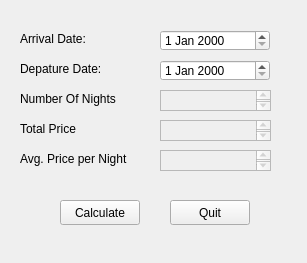
<?xml version="1.0" encoding="UTF-8"?>
<ui version="4.0">
 <class>ProcessLunchOrders</class>
 <widget class="QWidget" name="ProcessLunchOrders">
  <property name="geometry">
   <rect>
    <x>0</x>
    <y>0</y>
    <width>307</width>
    <height>263</height>
   </rect>
  </property>
  <property name="windowTitle">
   <string>ProcessLunchOrders</string>
  </property>
  <widget class="QPushButton" name="calculateButton">
   <property name="geometry">
    <rect>
     <x>60</x>
     <y>200</y>
     <width>80</width>
     <height>25</height>
    </rect>
   </property>
   <property name="text">
    <string>Calculate</string>
   </property>
  </widget>
  <widget class="QPushButton" name="exitButton">
   <property name="geometry">
    <rect>
     <x>170</x>
     <y>200</y>
     <width>80</width>
     <height>25</height>
    </rect>
   </property>
   <property name="text">
    <string>Quit</string>
   </property>
  </widget>
  <widget class="QDateEdit" name="arrivalDate">
   <property name="geometry">
    <rect>
     <x>160</x>
     <y>30</y>
     <width>110</width>
     <height>21</height>
    </rect>
   </property>
  </widget>
  <widget class="QLabel" name="label">
   <property name="geometry">
    <rect>
     <x>20</x>
     <y>30</y>
     <width>131</width>
     <height>17</height>
    </rect>
   </property>
   <property name="text">
    <string>Arrival Date:</string>
   </property>
  </widget>
  <widget class="QLabel" name="label_2">
   <property name="geometry">
    <rect>
     <x>20</x>
     <y>60</y>
     <width>131</width>
     <height>17</height>
    </rect>
   </property>
   <property name="text">
    <string>Depature Date:</string>
   </property>
  </widget>
  <widget class="QDateEdit" name="departureDate">
   <property name="geometry">
    <rect>
     <x>160</x>
     <y>60</y>
     <width>110</width>
     <height>21</height>
    </rect>
   </property>
  </widget>
  <widget class="QLabel" name="label_3">
   <property name="geometry">
    <rect>
     <x>20</x>
     <y>90</y>
     <width>131</width>
     <height>17</height>
    </rect>
   </property>
   <property name="text">
    <string>Number Of Nights</string>
   </property>
  </widget>
  <widget class="QTextEdit" name="numberNights">
   <property name="enabled">
    <bool>false</bool>
   </property>
   <property name="geometry">
    <rect>
     <x>160</x>
     <y>90</y>
     <width>111</width>
     <height>21</height>
    </rect>
   </property>
  </widget>
  <widget class="QLabel" name="label_4">
   <property name="geometry">
    <rect>
     <x>20</x>
     <y>120</y>
     <width>131</width>
     <height>17</height>
    </rect>
   </property>
   <property name="text">
    <string>Total Price</string>
   </property>
  </widget>
  <widget class="QTextEdit" name="totalPrice">
   <property name="enabled">
    <bool>false</bool>
   </property>
   <property name="geometry">
    <rect>
     <x>160</x>
     <y>120</y>
     <width>111</width>
     <height>21</height>
    </rect>
   </property>
  </widget>
  <widget class="QLabel" name="label_5">
   <property name="geometry">
    <rect>
     <x>20</x>
     <y>150</y>
     <width>131</width>
     <height>17</height>
    </rect>
   </property>
   <property name="text">
    <string>Avg. Price per Night</string>
   </property>
  </widget>
  <widget class="QTextEdit" name="avgPricePerNight">
   <property name="enabled">
    <bool>false</bool>
   </property>
   <property name="geometry">
    <rect>
     <x>160</x>
     <y>150</y>
     <width>111</width>
     <height>21</height>
    </rect>
   </property>
  </widget>
 </widget>
 <resources/>
 <connections/>
</ui>
